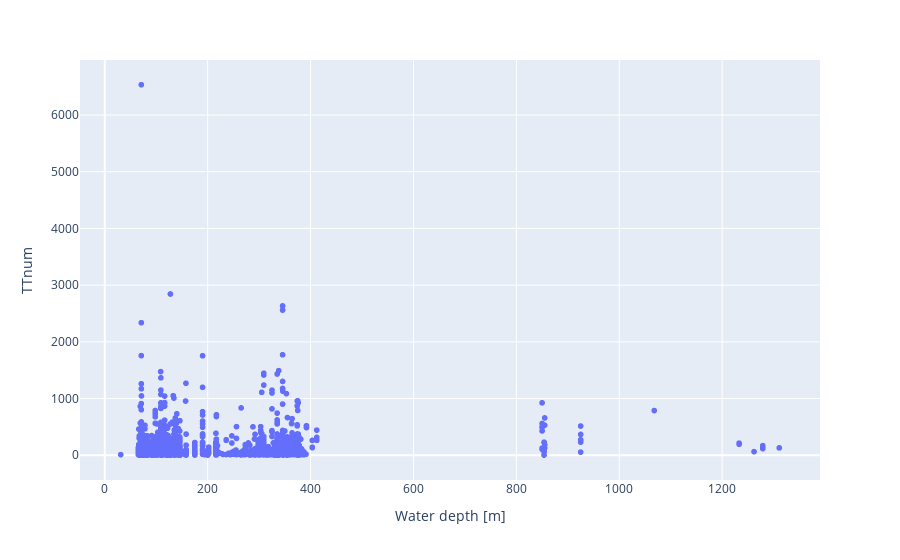

Write notebook code for a chart like this one.
### Code cell
fig = px.scatter(data, x='Water depth [m]', y='TTnum')
fig.show()

### Figure 1 — Plotly figure (JSON) as saved in the notebook; plotly's stock layout.template omitted (floating-point values rounded to 4 significant figures; data arrays with more than 128 entries replaced by an {"elided": "..."} marker saying what was removed)
{"data": [{"hovertemplate": "Water depth [m]=%{x}<br>TTnum=%{y}<extra></extra>", "legendgroup": "", "marker": {"color": "#636efa", "symbol": "circle"}, "mode": "markers", "name": "", "showlegend": false, "type": "scattergl", "x": {"elided": "5096 float values"}, "xaxis": "x", "y": {"elided": "5096 int values"}, "yaxis": "y"}], "layout": {"legend": {"tracegroupgap": 0}, "margin": {"t": 60}, "xaxis": {"anchor": "y", "domain": [0, 1], "title": {"text": "Water depth [m]"}}, "yaxis": {"anchor": "x", "domain": [0, 1], "title": {"text": "TTnum"}}}}
